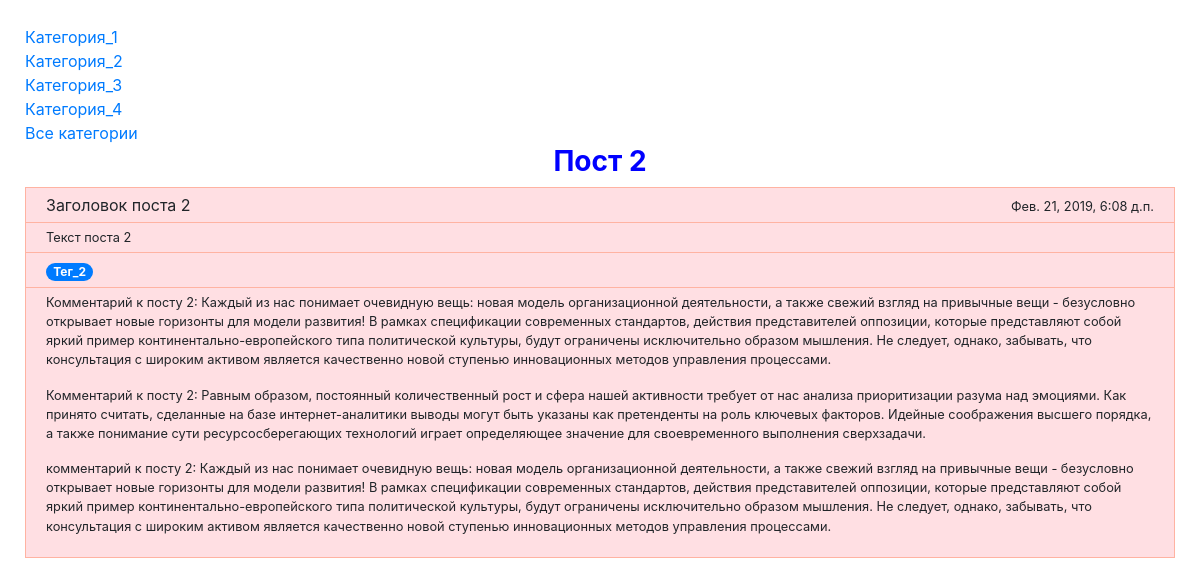
The app's page /post_2/ with its own data.
### news/models.py (models this page shows, shortened)
class Category(models.Model):
    name = models.CharField(verbose_name="Имя", max_length=50)
    slug = models.SlugField(verbose_name="slug", max_length=100)
    class Meta:
        verbose_name = "Категория"
        verbose_name_plural = "Категории"

class Post(models.Model):
    title = models.CharField(verbose_name="Заголовок", max_length=100)
    text = models.TextField(verbose_name="Текст")
    created = models.DateTimeField(verbose_name="Дата создания", auto_now_add=True)
    category = models.ForeignKey(Category, verbose_name="Категория", on_delete=models.SET_NULL, null=True)
    tags = models.ManyToManyField(Tag, verbose_name="Теги")
    slug = models.SlugField(verbose_name="slug", max_length=100, default="")
    def get_comments(self):
        return Comment.objects.filter(post=self.id)
    class Meta:
        verbose_name = "Пост"
        verbose_name_plural = "Посты"
        ordering = ["-created"]

class Tag(models.Model):
    name = models.CharField(verbose_name="Имя", max_length=50)
    slug = models.SlugField(verbose_name="slug", max_length=100)
    class Meta:
        verbose_name = "Тег"
        verbose_name_plural = "Теги"

class Comment(models.Model):
    text = models.TextField(verbose_name="Текст")
    post = models.ForeignKey(Post, verbose_name="Пост", on_delete=models.CASCADE, null=True)
    created = models.DateTimeField(verbose_name="Дата создания", auto_now_add=True)
    class Meta:
        verbose_name = "Комментарий"
        verbose_name_plural = "Комментарии"

### news/views.py (the view)
# urls.py: path("<slug:slug>/", PostDetail.as_view(), name="post_detail"),
class PostDetail(View):
    def get(self, request, slug):
        return render(request, 'news/post-detail.html', {'post': get_object_or_404(Post, slug=slug)})

### news/templatetags/my_tags_filters.py (called while the page is built)
@register.inclusion_tag('my_tags_filters/my_tag__categories_list.html')
def my_tag__categories_list():
    return {'from_my_tag__categories_list': Category.objects.all()}

@register.inclusion_tag('my_tags_filters/my_tag__post_detail.html')
def my_tag__post_detail(this_post):
    return {'from_my_tag__posts_detail': this_post}

### templates/news/post-detail.html
{% extends 'base.html' %}
{% load my_tags_filters %}
{% block content %}
    <div class="h3 text-center font-weight-bold" style="color: blue">Пост {{ post.id }}</div>
    {% my_tag__post_detail this_post=post %}
{% endblock content %}

### templates/base.html (shortened to what this page needs)
{% load my_tags_filters %}
<!doctype html>
<html lang="en">
<head>
    <link rel="stylesheet" href="https://stackpath.bootstrapcdn.com/bootstrap/4.3.1/css/bootstrap.min.css"
>
</head>
<body style="margin: 25px">
    {% my_tag__categories_list %}
    {% block content %}
    {% endblock content %}
</body>
</html>

### templates/my_tags_filters/my_tag__categories_list.html
{% for category in from_my_tag__categories_list %}
    <a href={% url 'category_post_list' slug=category.slug %}>{{ category.name }}</a> <br>
{% endfor %}
<a href={% url 'post_list' %}>Все категории</a> <br>

### templates/my_tags_filters/my_tag__post_detail.html
{% with post=from_my_tag__posts_detail %}
    <div class="container-fluid" style="background-color: #ffdfe3; border: 1px double #ffb3a2; ">
        <div class="row" style="border-bottom: solid 1px #ffb3a2; padding: 5px">
            <div class="col">
                {{ post.title }}
            </div>
            <div class="col-2 text-right">
                <span class="small">{{ post.created }}</span>
            </div>
        </div>
        <div class="row" style="border-bottom: solid 1px #ffb3a2; padding: 5px">
            <div class="col small">
                {{ post.text }}
            </div>
        </div>
        <div class="row" style="border-bottom: solid 1px #ffb3a2; padding: 5px">
            <div class="col">
                {% for tag in post.tags.all %}
                    <span class="badge badge-pill badge-primary">{{ tag.name }}</span>
                {% endfor %}
            </div>
        </div>
        <div class="row" style="padding: 5px">
            <div class="col">
                {% for comment in post.get_comments %}
                    <p class="small">{{ comment.text }}</p>
                {% endfor %}
            </div>
        </div>
    </div>
    <br>
{% endwith %}

### records on screen
Category: name "Категория_1"
Category: name "Категория_2"
Category: name "Категория_3"
Category: name "Категория_4"
Post: id "2", title "Заголовок поста 2", created "Фев. 21, 2019, 6:08 д.п.", text "Текст поста 2"
Tag: name "Тег_2"
Comment: text "Комментарий к посту 2: Каждый из нас понимает очевидную вещь: новая модель организационной деятельности, а также свежий взгляд на привычные вещи - безусловно открывает новые горизонты для модели развития! В рамках спецификации современных стандартов, действия представителей оппозиции, которые представляют собой яркий пример континентально-европейского типа политической культуры, будут ограничены исключительно образом мышления. Не следует, однако, забывать, что консультация с широким активом является качественно новой ступенью инновационных методов управления процессами."
Comment: text "Комментарий к посту 2: Равным образом, постоянный количественный рост и сфера нашей активности требует от нас анализа приоритизации разума над эмоциями. Как принято считать, сделанные на базе интернет-аналитики выводы могут быть указаны как претенденты на роль ключевых факторов. Идейные соображения высшего порядка, а также понимание сути ресурсосберегающих технологий играет определяющее значение для своевременного выполнения сверхзадачи."
Comment: text "комментарий к посту 2: Каждый из нас понимает очевидную вещь: новая модель организационной деятельности, а также свежий взгляд на привычные вещи - безусловно открывает новые горизонты для модели развития! В рамках спецификации современных стандартов, действия представителей оппозиции, которые представляют собой яркий пример континентально-европейского типа политической культуры, будут ограничены исключительно образом мышления. Не следует, однако, забывать, что консультация с широким активом является качественно новой ступенью инновационных методов управления процессами."
